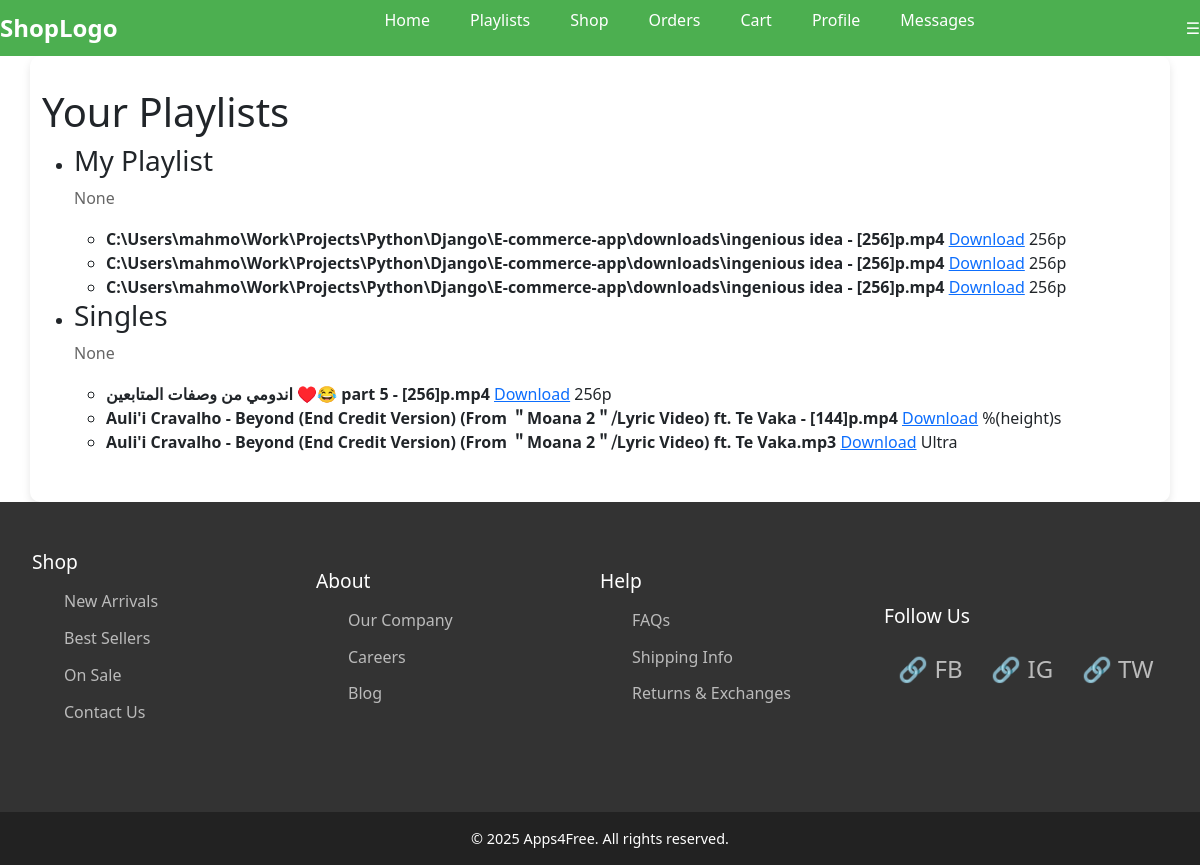
Before: /my-playlists/ (signed in) with the older database file.
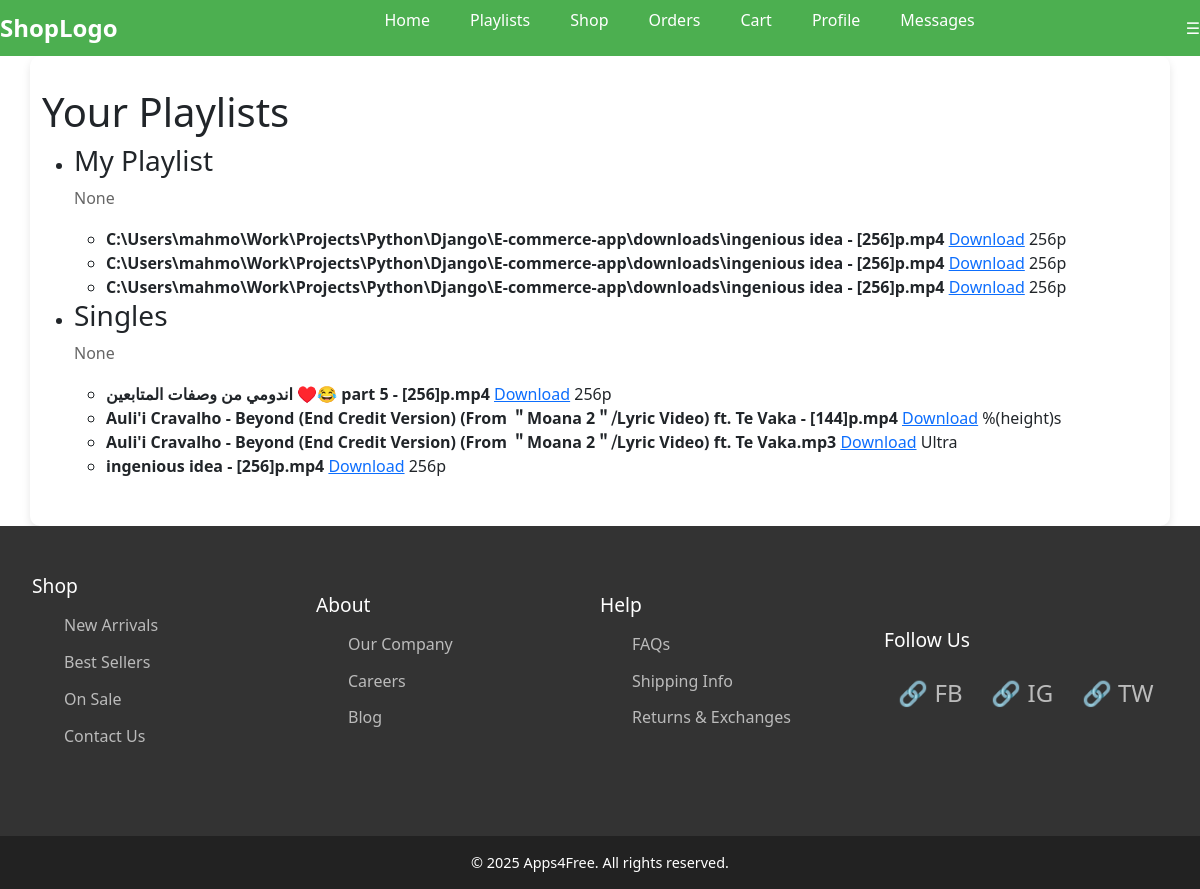
After: the same page with the newer database file.
### downloader/models.py (models this page shows, shortened)
class Media(models.Model):
    playlist = models.ForeignKey(Playlist, related_name='media', on_delete=models.CASCADE)
    title = models.CharField(max_length=255)
    url = models.URLField()
    resolution = models.CharField(max_length=50)
    file_path = models.CharField(max_length=1024)

### downloader/views.py (the view)
# urls.py: path('my-playlists/', views.browse_playlists, name='browse_playlists'),
@login_required
def browse_playlists(request):
    user = request.user  # Get the logged-in user
    playlists = Playlist.objects.filter(user=user).prefetch_related('media')
    data = []
    for playlist in playlists:
        data.append({
            'title': playlist.title,
            'description': playlist.description,
            'media': [
                {
                    'title': os.path.basename(media.title),
                    'url': media.url,
                    'resolution': media.resolution,
                    'download_url': media.file_path
                }
                for media in playlist.media.all()
            ]
        })
    return render(request, 'Downloader/browse_playlists.html', {'playlists': data})

### downloader/templates/Downloader/browse_playlists.html (shortened to what this page needs)
{% extends 'base.html' %}
{% load static %}
{% load custom_filters %}
{% block content %}
<h1>Your Playlists</h1>
    <ul>
        {% for playlist in playlists %}
            <li>
                <h3>{{ playlist.title }}</h3>
                <p>{{ playlist.description }}</p>
                <ul>
                    {% for media in playlist.media %}
                        <li>
                            <strong>{{ media.title }}</strong>
                            <a href="{% url 'download_file' media.download_url %}">Download</a>
                            <span>{{ media.resolution }}</span>
                        </li>
                    {% endfor %}
                </ul>
            </li>
        {% endfor %}
    </ul>
{% endblock %}

Changed rows visible on the page:
added Media: title "ingenious idea - [256]p.mp4", resolution "256p"
Other visible differences:
new list line: "Download"
